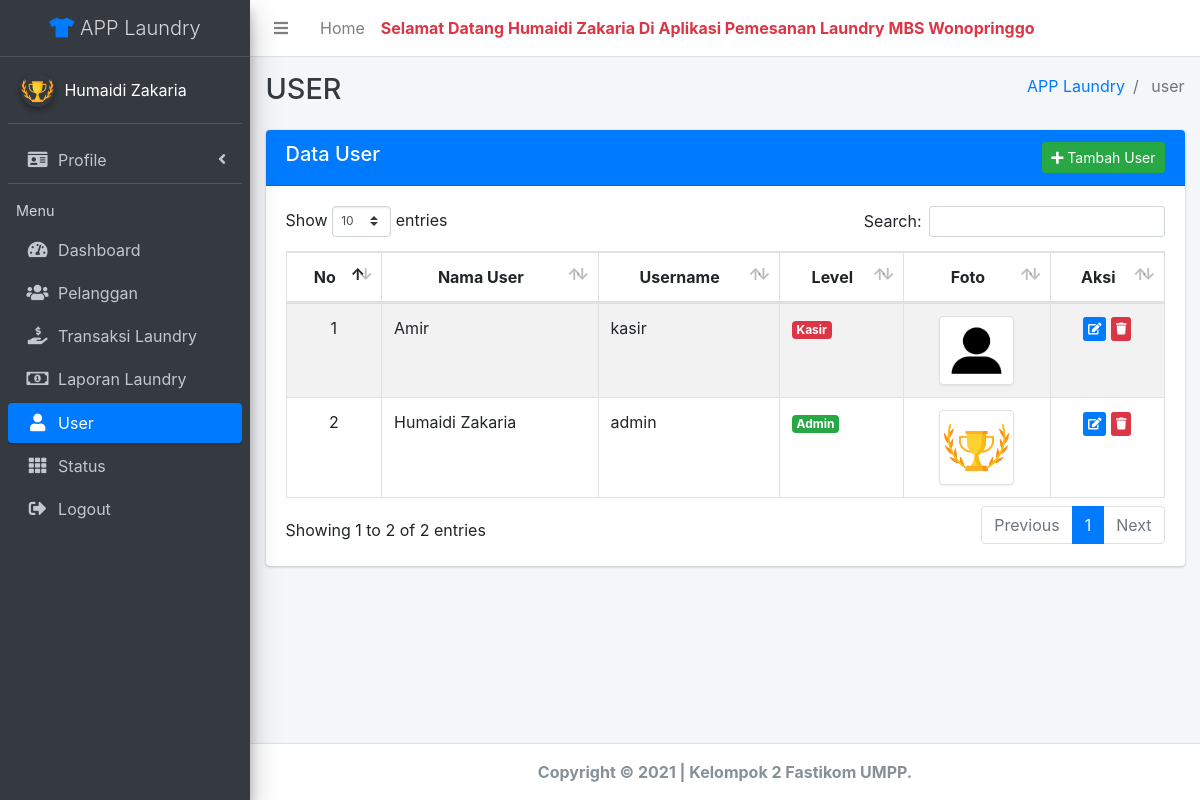
Page /index.php?page=user (signed in) on the committed database.
### tables this page shows
CREATE TABLE `tb_user` (
  `id` int(11) NOT NULL,
  `nama_user` varchar(50) NOT NULL,
  `username` varchar(50) NOT NULL,
  `password` varchar(125) NOT NULL,
  `level` varchar(15) NOT NULL,
  `foto` varchar(50) NOT NULL
);

### page/user/user.php (the view, shortened to what this page needs)
<div class="col-lg">
  <div class="card">
              <div class="card-header bg-primary">
                <a href="?page=user&aksi=tambah" class="btn btn-success btn-sm float-right"><i class="fas fa-plus"></i> Tambah User</a>
                <h5 class="m-0">Data User</h5>
              </div>
              <div class="card-body">
                  <table id="example1" class="table table-bordered table-striped">
                    <thead>
                    <tr class="text-center">
                      <th>No</th>
                      <th>Nama User</th>
                      <th>Username</th>
                      <th>Level</th>
                      <th>Foto</th>
                      <th>Aksi</th>
                    </tr>
                    </thead>
                    <tbody>
                    <tr>
                      <?php
                      $i = 1;
                          $sql = $koneksi->query("SELECT * FROM tb_user");
                          while ($data = $sql->fetch_assoc()) {
                      ?>
                      <td class="text-center"><?= $i++ ?></td>
                      <td><?= $data['nama_user'] ?>
                      </td>
                      <td ><?= $data['username'] ?></td>
                      <td>
                      	<?php if($data['level'] == 'Admin') { ?>
                      		<span class="badge badge-success"><?= $data['level'] ?></span>
                      	<?php }else{ ?>
                      		<span class="badge badge-danger"><?= $data['level'] ?></span>
                      	<?php } ?>
                      </td>
                      <td class="text-center"><img src="assets/img/user/<?= $data['foto'] ?>" alt="<?= $data['foto'] ?>" class="img-thumbnail " width="75"></td>
                      <td class="text-center">
                        <a href="?page=user&aksi=edit&id=<?= $data['id'] ?>" class="btn btn-primary btn-xs"><i class="fas fa-edit" data-toggle="tooltip" title="Edit"></i></a>
                        <a href="?page=user&aksi=hapus&id=<?= $data['id'] ?>" class="btn btn-danger btn-xs hapus" ><i class="fas fa-trash" data-toggle="tooltip" title="Hapus"></i></a>
                      </td>
                    </tr>
                   <?php } ?>
                  </tbody>
                </table>
              </div>
            </div>
          </div>

### index.php (shortened to what this page needs)
<?php
    include "include/koneksi.php";
    if($_SESSION['Admin'] || $_SESSION['Kasir']) {
      if($_SESSION['Admin']) {
        $user = $_SESSION['Admin'];
      }else if($_SESSION['Kasir']) {
        $user = $_SESSION['Kasir'];
      }
      $sql_user = $koneksi->query("SELECT * FROM tb_user WHERE id = '$user'");
      $data_user = $sql_user->fetch_assoc();
      $nama     = $data_user['nama_user'];
      $gambar   = $data_user['foto'];
      $level    = $data_user['level'];
?>
<!DOCTYPE html>
<html lang="en">
<head>
  <link rel="stylesheet" href="assets/plugins/fontawesome-free/css/all.min.css">
    <link rel="stylesheet" href="assets/plugins/datatables-bs4/css/dataTables.bootstrap4.min.css">
    <link rel="stylesheet" href="assets/plugins/datatables-responsive/css/responsive.bootstrap4.min.css">
    <link rel="stylesheet" href="assets/plugins/select2/css/select2.min.css">
    <link rel="stylesheet" href="assets/dist/css/adminlte.min.css">
    <link rel="stylesheet" href="assets/plugins/daterangepicker/daterangepicker.css">
        <link href="assets/style.css" rel="stylesheet">
</head>
<body class="hold-transition sidebar-mini">
<div class="wrapper">
  <nav class="main-header navbar navbar-expand navbar-white navbar-light">
    <ul class="navbar-nav">
      <li class="nav-item">
        <a class="nav-link" data-widget="pushmenu" href="#" role="button"><i class="fas fa-bars"></i></a>
      </li>
      <li class="nav-item d-none d-sm-inline-block">
        <a href="index.php" class="nav-link">Home</a>
      </li>
    </ul>
  <marquee><strong class="text-danger">Selamat Datang <?= $nama ?> Di Aplikasi Pemesanan Laundry MBS Wonopringgo</strong></marquee>
  </nav>
  <aside class="main-sidebar sidebar-dark-primary elevation-4">
    <a href="index.php" class="brand-link text-center">
      <i class="fas fa-tshirt text-primary"></i>
      <span class="brand-text font-weight-light">APP Laundry</span>
    </a>
    <div class="sidebar">
      <div class="user-panel mt-3 pb-3 mb-3 d-flex">
        <div class="image">
          <img src="assets/img/user/<?= $gambar; ?>" class="img-circle elevation-2" alt="User Image">
        </div>
        <div class="info">
          <div class="d-block text-white"><?= $nama ?></div>
        </div>
      </div>
      <ul class="nav nav-pills nav-sidebar flex-column " data-widget="treeview" role="menu" data-accordion="false">
          <li class="nav-item has-treeview user-panel <?php
                                                   if($_GET['page'] == "profile") {
                                                    echo "menu-open";
                                                   } ?>">
            <a href="#" class="nav-link ">
              <i class="nav-icon fas fa-id-card"></i>
              <p>
               Profile
                <i class="right fas fa-angle-left"></i>
              </p>
            </a>
          </li>
      <nav class="mt-2">
        <ul class="nav nav-pills nav-sidebar flex-column" data-widget="treeview" role="menu" data-accordion="false">
          <li class="nav-header">Menu</li>
          <?php include "include/menu.php" ?>
        </ul>
      </nav>
    </div>
  </aside>
  <div class="content-wrapper">
    <div class="content-header">
      <div class="container-fluid">
        <div class="row mb-2">
          <div class="col-sm-6">
            <h1 class="m-0 text-dark">
                        <?php if($_GET['page'] == '') {
                          echo 'DASHBOARD';
                        }else if($_GET['page'] == 'pelanggan') {
                          echo strtoupper($_GET['page']);
                        }else if($_GET['page'] == 'transaksi') {
                          echo strtoupper($_GET['page']);
                        }else if($_GET['page'] == 'laporan') {
                          echo strtoupper($_GET['page']);
                        }else if($_GET['page'] == 'user') {
                          echo strtoupper($_GET['page']);
                        }else if($_GET['page'] == 'status') {
                          echo strtoupper($_GET['page']);
                        }else if($_GET['page'] == 'profile') {
                          echo strtoupper($_GET['page']. ' saya') ;
                        }
                        ?>
            </h1>
          </div>
          <div class="col-sm-6">
            <ol class="breadcrumb float-sm-right">
              <li class="breadcrumb-item text-primary">APP Laundry</li>
              <li class="breadcrumb-item active">
                    <?php if($_GET['page'] == '') {
                          echo 'DASHBOARD';
                        }else if($_GET['page'] == 'pelanggan') {
                          echo $_GET['page'];
                        }else if($_GET['page'] == 'transaksi') {
                          echo $_GET['page'];
                        }else if($_GET['page'] == 'laporan') {
                          echo $_GET['page'];
                        }else if($_GET['page'] == 'user') {
                          echo $_GET['page'];
                        }else if($_GET['page'] == 'status') {
                          echo $_GET['page'];
                        }else if($_GET['page'] == 'profile') {
                          echo strtoupper($_GET['page']. ' saya') ;
                        }
                        ?>
              </li>
            </ol>
          </div>
        </div>
      </div>
    </div>
    <div class="content">
      <div class="container-fluid">
        <div class="row">
          <?php include "include/isi.php"; ?>
        </div>
      </div>
    </div>
  </div>
  <footer class="main-footer text-center">
    <strong>Copyright &copy; 2021 | Kelompok 2 Fastikom UMPP.</strong>
  </footer>
</div>
</body>
</html>
<?php
      }else{
        echo "
            <script>
                  alert('Anda Harus Melakukan Login Terlebih Dahulu..!');
                  window.location.href='login.php';
            </script> ";
      }
?>

### include/menu.php
          <li class="nav-item ">
            <a href="index.php" class="nav-link <?php
                                                   if(!$_GET['page']) {
                                                    echo "active";
                                                   } ?>">
              <i class="nav-icon fas fa-tachometer-alt"></i>
              <p>
                Dashboard
              </p>
            </a>
          </li>
          <li class="nav-item ">
            <a href="?page=pelanggan" class="nav-link  <?php
                                                   if($_GET['page'] == "pelanggan" || $_GET['page'] == "pelanggan" && $_GET['aksi'] == "tambah" || $_GET['page'] == "pelanggan" && $_GET['aksi'] == "edit") {
                                                    echo "active";
                                                   } ?>">
              <i class="nav-icon fas fas fa-users"></i>
              <p>
                Pelanggan
              </p>
            </a>
          </li>
          <li class="nav-item ">
            <a href="?page=transaksi" class="nav-link <?php
                                                   if($_GET['page'] == "transaksi" || $_GET['page'] == "transaksi" && $_GET['aksi'] == "pemasukan" || $_GET['page'] == "transaksi" && $_GET['aksi'] == "pengeluaran") {
                                                    echo "active";
                                                   } ?>">
              <i class="nav-icon fas fa-hand-holding-usd"></i>
              <p>
                Transaksi Laundry
              </p>
            </a>
          </li>
          <li class="nav-item ">
            <a href="?page=laporan" class="nav-link <?php
                                                   if($_GET['page'] == "laporan") {
                                                    echo "active";
                                                   } ?>">
              <i class="nav-icon far fa-money-bill-alt"></i>
              <p>
                Laporan Laundry
              </p>
            </a>
          </li>
<?php if($level == "Admin") { ?>
          <li class="nav-item ">
            <a href="?page=user" class="nav-link <?php
                                                   if($_GET['page'] == "user" || $_GET['page'] == "user" && $_GET['aksi'] == "tambah" || $_GET['page'] == "user" && $_GET['aksi'] == "edit") {
                                                    echo "active";
                                                   } ?>">
              <i class="nav-icon fas fa-user"></i>
              <p>
                User
              </p>
            </a>
          </li>
<?php }else{ ?>
<?php } ?>
          <li class="nav-item ">
            <a href="?page=status" class="nav-link <?php
                                                   if($_GET['page'] == "status" || $_GET['page'] == "status" && $_GET['aksi'] == "tambah" || $_GET['page'] == "status" && $_GET['aksi'] == "edit") {
                                                    echo "active";
                                                   } ?>">
              <i class="nav-icon fas fa-th"></i>
              <p>
                Status
              </p>
            </a>
          </li>
           <li class="nav-item">
                <a href="" class="nav-link" data-toggle="modal" data-target="#modal-logout">
                    <i class="nav-icon fas fa-sign-out-alt"></i>
                    <p>Logout</p>
                </a>
            </li>

### include/isi.php (shortened to what this page needs)
<?php
	$page = $_GET['page'];
	$aksi = $_GET['aksi'];
	if ($page == "pelanggan") {
		if ($aksi == "") {
			include "page/pelanggan/pelanggan.php";
		}else if($aksi == "tambah") {
			include "page/pelanggan/tambah.php";
		}else if($aksi == "edit") {
			include "page/pelanggan/edit.php";
		}
		else if($aksi == "hapus") {
			include "page/pelanggan/hapus.php";
		}
	}else if ($page == "user") {
		if ($aksi == "") {
			include "page/user/user.php";
		}else if($aksi == "tambah") {
			include "page/user/tambah.php";
		}else if($aksi == "edit") {
			include "page/user/edit.php";
		}else if($aksi == "hapus") {
			include "page/user/hapus.php";
		}
	}else if ($page == "status") {
		if ($aksi == "") {
			include "page/status/status.php";
		}else if($aksi == "tambah") {
			include "page/status/tambah.php";
		}else if($aksi == "edit") {
			include "page/status/edit.php";
		}else if($aksi == "hapus") {
			include "page/status/hapus.php";
		}
	}else if($page == "profile") {
		if($aksi == "") {
			include "page/profile/profile.php";
		}else if($aksi == "edit") {
			include "page/profile/edit.php";
		}
	}else{
		include "dashboard.php";
	}

### rows in the picture
tb_user: nama_user "Humaidi Zakaria", foto (picture), username "admin", level "Admin"
tb_user: nama_user "Amir", username "kasir", level "Kasir", foto (placeholder picture)

### other values in the picture
$_GET['page'] "USER"
$_GET['page'] "user"
